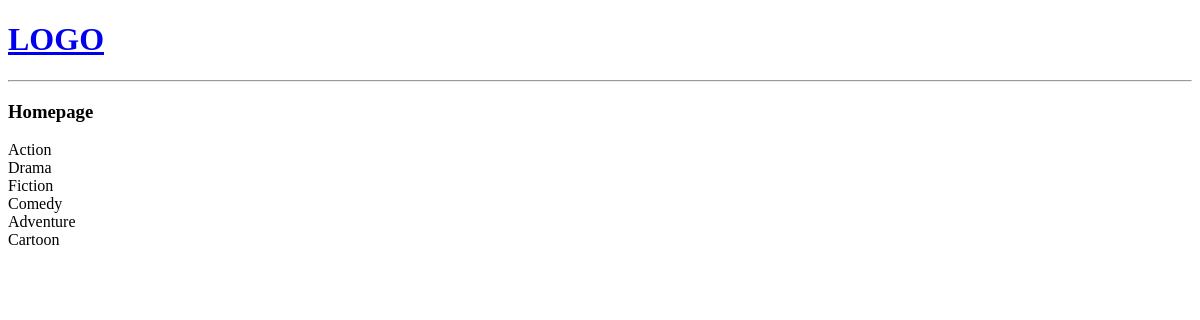
The app's page /, older data.
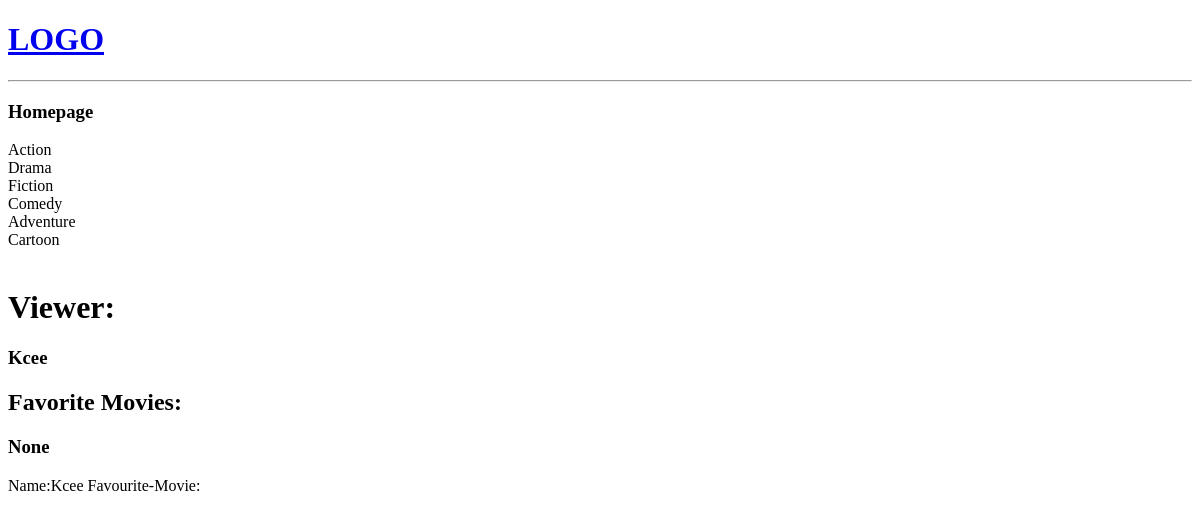
The same page, newer data.
### cinema/models.py (models this page shows, shortened)
class Genre(models.Model):
    name = models.CharField(max_length=200, null=True)

class FavouriteMovie(models.Model):
    STATUS = (
        (True, 'favourite'),
        (False, 'not favourite')
        )
    created = models.DateTimeField(auto_now_add=True, null=True)
    owned = models.ForeignKey('Viewer', null=True, on_delete=models.CASCADE)
    movie = models.ForeignKey('Movie', null=True, on_delete=models.CASCADE) # might need to change it to a manytomanykey because i would also want to access the list of favourite movies a user has
    status = models.BooleanField(default=False, choices=STATUS)
    class Meta:
        unique_together = ('owned', 'movie' )

class Viewer(models.Model):
    F_name = models.ForeignKey(User, on_delete=models.CASCADE)
    L_name = models.CharField(max_length=200, null=True)
    phone = models.IntegerField(null=True)
    email = models.CharField(max_length=200, null=True)
    is_favourite = models.ForeignKey('Movie', on_delete=models.SET_NULL, null=True)
    viewer_joined = models.DateTimeField(auto_now_add=True, null=True)
    def __str__(self):
        return self.F_name.username

### cinema/views.py (the view)
# urls.py: path('', views.home, name='home'),
def home(request):
    genres = Genre.objects.all()
    favourited = FavouriteMovie.objects.all()
    viewer_name = Viewer.objects.all()
    context = {'genres': genres, 'favourited': favourited, 'viewer_name': viewer_name}
    return render(request, 'cinema/home.html', context)

### cinema/templates/cinema/home.html (shortened to what this page needs)
<!DOCTYPE html>
<html lang="en">
<head>
</head>
<body>
    <a href="/"><h1>LOGO</h1></a>
    <hr>
    <h3>Homepage</h3>
    <div>
        <div>
            {% for genre in genres %}
                {{genre.name}}<br>
            {% endfor %}
            <br>
            {% for favouritee in favourited %}
            <div><h1>Viewer: <h3>{{ favouritee.owned }}</h3> </h1></div>
            <h2>Favorite Movies: <h3>{{favouritee.owned.is_favourite}}</h3></h2>
            {% endfor %}
            {% for viewee in viewer_name %}
            <div>Name:{{viewee.F_name}} Favourite-Movie: {{viewee.is_favourite.title}}</div>
            {% endfor %}
        </div>
    </div>
</body>
</html>

Row changes from the older to the newer data that the page shows:
added FavouriteMovie: owned "Kcee", owned.is_favourite "None"
added Viewer: F_name "Kcee"
